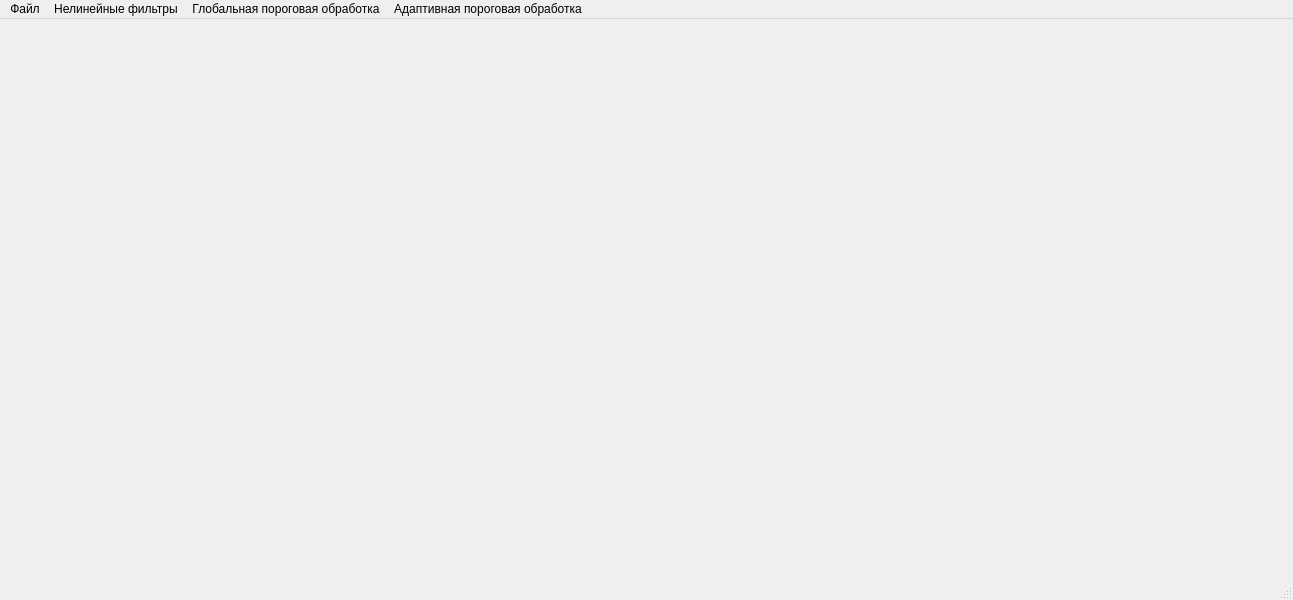
<?xml version="1.0" encoding="UTF-8"?>
<ui version="4.0">
 <class>MainWindow</class>
 <widget class="QMainWindow" name="MainWindow">
  <property name="geometry">
   <rect>
    <x>0</x>
    <y>0</y>
    <width>1293</width>
    <height>600</height>
   </rect>
  </property>
  <property name="windowTitle">
   <string>MainWindow</string>
  </property>
  <widget class="QWidget" name="centralwidget"/>
  <widget class="QMenuBar" name="menubar">
   <property name="geometry">
    <rect>
     <x>0</x>
     <y>0</y>
     <width>1293</width>
     <height>25</height>
    </rect>
   </property>
   <widget class="QMenu" name="menu">
    <property name="title">
     <string>Файл</string>
    </property>
    <addaction name="open"/>
    <addaction name="default_images"/>
   </widget>
   <widget class="QMenu" name="menu_2">
    <property name="title">
     <string>Нелинейные фильтры</string>
    </property>
    <addaction name="medianeblur"/>
    <addaction name="bilateral"/>
   </widget>
   <widget class="QMenu" name="menu_3">
    <property name="title">
     <string>Глобальная пороговая обработка</string>
    </property>
    <addaction name="otsu_thresholding"/>
    <addaction name="histogramm_thresholding"/>
   </widget>
   <widget class="QMenu" name="menu_4">
    <property name="title">
     <string>Адаптивная пороговая обработка</string>
    </property>
    <addaction name="adaptive_thresholding"/>
   </widget>
   <addaction name="menu"/>
   <addaction name="menu_2"/>
   <addaction name="menu_3"/>
   <addaction name="menu_4"/>
  </widget>
  <widget class="QStatusBar" name="statusbar"/>
  <action name="open">
   <property name="text">
    <string>Открыть</string>
   </property>
  </action>
  <action name="medianeblur">
   <property name="text">
    <string>Медианный фильтр</string>
   </property>
  </action>
  <action name="bilateral">
   <property name="text">
    <string>Двусторонний фильтр</string>
   </property>
  </action>
  <action name="default_images">
   <property name="checkable">
    <bool>true</bool>
   </property>
   <property name="checked">
    <bool>true</bool>
   </property>
   <property name="enabled">
    <bool>false</bool>
   </property>
   <property name="text">
    <string>Использовать изображения по умолчанию</string>
   </property>
  </action>
  <action name="adaptive_thresholding">
   <property name="text">
    <string>Адаптивная пороговая обработка по среднему значению</string>
   </property>
  </action>
  <action name="otsu_thresholding">
   <property name="text">
    <string>Глобальная пороговая обработка Отсу</string>
   </property>
  </action>
  <action name="histogramm_thresholding">
   <property name="text">
    <string>Глобальная пороговая обработка с помощью гистограммы</string>
   </property>
  </action>
 </widget>
 <resources/>
 <connections/>
</ui>
